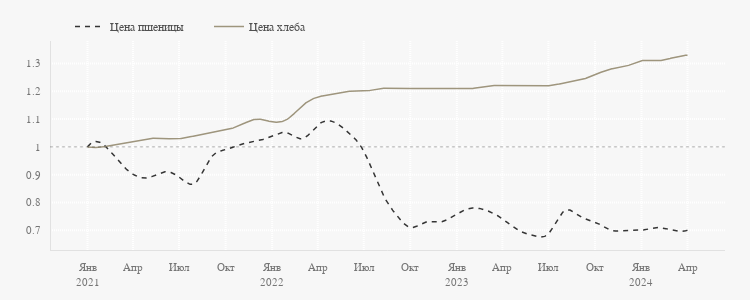

Source (notebook cell):
### Code cell
fig = go.Figure(layout=dict(width=750, height=300))

fig.add_trace(
    go.Scatter(
        x=wheat_smoothed.index,
        y=wheat_smoothed.values.ravel(),
        mode='lines', line_color=palette[-5], line_dash='5px',
        hoverinfo='skip', name='Цена пшеницы'))
fig.add_trace(
    go.Scatter(
        x=wheat.index,
        y=wheat,
        marker=dict(opacity=0, size=6),
        mode='markers', line_color=palette[0],
        showlegend=False, name='Цена пшеницы'))
fig.add_trace(
    go.Scatter(
        x=bread_smoothed.index,
        y=bread_smoothed.values.ravel(),
        mode='lines', line_color=palette[6], hoverinfo='skip', name='Цена хлеба'))
fig.add_trace(
    go.Scatter(
        x=bread.index,
        y=bread,
        marker=dict(opacity=0, size=6),
        mode='markers', line_color=palette[6], name='Цена хлеба', showlegend=False))

fig.update_xaxes(dtick='M3', tickformat="%b<br>%Y", labelalias=xtickaliases)
fig.update_yaxes(dtick=0.1)

pl_hline(1)

fig.show(config=config)

### Figure 1 — Plotly figure (JSON) as saved in the notebook; plotly's stock layout.template omitted (floating-point values rounded to 4 significant figures; data arrays with more than 128 entries replaced by an {"elided": "..."} marker saying what was removed)
{"data": [{"hoverinfo": "skip", "line": {"color": "#353535", "dash": "5px"}, "mode": "lines", "name": "Цена пшеницы", "type": "scatter", "x": {"elided": "1000 str values"}, "y": {"elided": "1000 float values"}}, {"line": {"color": "#4F4F4F"}, "marker": {"opacity": 0, "size": 6}, "mode": "markers", "name": "Цена пшеницы", "showlegend": false, "type": "scatter", "x": ["2021-01-01T00:00:00", "2021-02-01T00:00:00", "2021-03-01T00:00:00", "2021-04-01T00:00:00", "2021-05-01T00:00:00", "2021-06-01T00:00:00", "2021-07-01T00:00:00", "2021-08-01T00:00:00", "2021-09-01T00:00:00", "2021-10-01T00:00:00", "2021-11-01T00:00:00", "2021-12-01T00:00:00", "2022-01-01T00:00:00", "2022-02-01T00:00:00", "2022-03-01T00:00:00", "2022-04-01T00:00:00", "2022-05-01T00:00:00", "2022-06-01T00:00:00", "2022-07-01T00:00:00", "2022-08-01T00:00:00", "2022-09-01T00:00:00", "2022-10-01T00:00:00", "2022-11-01T00:00:00", "2022-12-01T00:00:00", "2023-01-01T00:00:00", "2023-02-01T00:00:00", "2023-03-01T00:00:00", "2023-04-01T00:00:00", "2023-05-01T00:00:00", "2023-06-01T00:00:00", "2023-07-01T00:00:00", "2023-08-01T00:00:00", "2023-09-01T00:00:00", "2023-10-01T00:00:00", "2023-11-01T00:00:00", "2023-12-01T00:00:00", "2024-01-01T00:00:00", "2024-02-01T00:00:00", "2024-03-01T00:00:00", "2024-04-01T00:00:00"], "y": [1, 1.01, 0.95, 0.9, 0.89, 0.91, 0.89, 0.87, 0.96, 0.99, 1.01, 1.02, 1.04, 1.05, 1.03, 1.08, 1.09, 1.05, 0.98, 0.85, 0.76, 0.71, 0.73, 0.73, 0.76, 0.78, 0.77, 0.74, 0.7, 0.68, 0.69, 0.77, 0.75, 0.73, 0.7, 0.7, 0.7, 0.71, 0.7, 0.7]}, {"hoverinfo": "skip", "line": {"color": "#9E957D"}, "mode": "lines", "name": "Цена хлеба", "type": "scatter", "x": {"elided": "1000 str values"}, "y": {"elided": "1000 float values"}}, {"line": {"color": "#9E957D"}, "marker": {"opacity": 0, "size": 6}, "mode": "markers", "name": "Цена хлеба", "showlegend": false, "type": "scatter", "x": ["2021-01-01T00:00:00", "2021-02-01T00:00:00", "2021-03-01T00:00:00", "2021-04-01T00:00:00", "2021-05-01T00:00:00", "2021-06-01T00:00:00", "2021-07-01T00:00:00", "2021-08-01T00:00:00", "2021-09-01T00:00:00", "2021-10-01T00:00:00", "2021-11-01T00:00:00", "2021-12-01T00:00:00", "2022-01-01T00:00:00", "2022-02-01T00:00:00", "2022-03-01T00:00:00", "2022-04-01T00:00:00", "2022-05-01T00:00:00", "2022-06-01T00:00:00", "2022-07-01T00:00:00", "2022-08-01T00:00:00", "2022-09-01T00:00:00", "2022-10-01T00:00:00", "2022-11-01T00:00:00", "2022-12-01T00:00:00", "2023-01-01T00:00:00", "2023-02-01T00:00:00", "2023-03-01T00:00:00", "2023-04-01T00:00:00", "2023-05-01T00:00:00", "2023-06-01T00:00:00", "2023-07-01T00:00:00", "2023-08-01T00:00:00", "2023-09-01T00:00:00", "2023-10-01T00:00:00", "2023-11-01T00:00:00", "2023-12-01T00:00:00", "2024-01-01T00:00:00", "2024-02-01T00:00:00", "2024-03-01T00:00:00", "2024-04-01T00:00:00"], "y": [1, 1, 1.01, 1.02, 1.03, 1.03, 1.03, 1.04, 1.05, 1.06, 1.08, 1.1, 1.09, 1.1, 1.15, 1.18, 1.19, 1.2, 1.2, 1.21, 1.21, 1.21, 1.21, 1.21, 1.21, 1.21, 1.22, 1.22, 1.22, 1.22, 1.22, 1.23, 1.24, 1.26, 1.28, 1.29, 1.31, 1.31, 1.32, 1.33]}], "layout": {"height": 300, "shapes": [{"line": {"color": "black", "dash": "3px", "width": 1}, "opacity": 0.3, "type": "line", "x0": 0, "x1": 1, "xref": "x domain", "y0": 1, "y1": 1, "yref": "y"}], "width": 750, "xaxis": {"autorange": true, "dtick": "M3", "labelalias": {"Apr<br>2021": "Апр", "Apr<br>2022": "Апр", "Apr<br>2023": "Апр", "Apr<br>2024": "Апр", "Aug<br>2021": "Авг", "Aug<br>2022": "Авг", "Aug<br>2023": "Авг", "Aug<br>2024": "Авг", "Dec<br>2021": "Дек", "Dec<br>2022": "Дек", "Dec<br>2023": "Дек", "Dec<br>2024": "Дек", "Feb<br>2021": "Фев", "Feb<br>2022": "Фев", "Feb<br>2023": "Фев", "Feb<br>2024": "Фев", "Jan<br>2021": "Янв<br>2021", "Jan<br>2022": "Янв<br>2022", "Jan<br>2023": "Янв<br>2023", "Jan<br>2024": "Янв<br>2024", "Jul<br>2021": "Июл", "Jul<br>2022": "Июл", "Jul<br>2023": "Июл", "Jul<br>2024": "Июл", "Jun<br>2021": "Июн", "Jun<br>2022": "Июн", "Jun<br>2023": "Июн", "Jun<br>2024": "Июн", "Mar<br>2021": "Мар", "Mar<br>2022": "Мар", "Mar<br>2023": "Мар", "Mar<br>2024": "Мар", "May<br>2021": "Май", "May<br>2022": "Май", "May<br>2023": "Май", "May<br>2024": "Май", "Nov<br>2021": "Ноя", "Nov<br>2022": "Ноя", "Nov<br>2023": "Ноя", "Nov<br>2024": "Ноя", "Oct<br>2021": "Окт", "Oct<br>2022": "Окт", "Oct<br>2023": "Окт", "Oct<br>2024": "Окт", "Sep<br>2021": "Сен", "Sep<br>2022": "Сен", "Sep<br>2023": "Сен", "Sep<br>2024": "Сен"}, "range": ["2020-10-18 21:00", "2024-06-14 03:00"], "tickformat": "%b<br>%Y", "type": "date"}, "yaxis": {"autorange": true, "dtick": 0.1, "range": [0.6289, 1.381], "type": "linear"}}}
